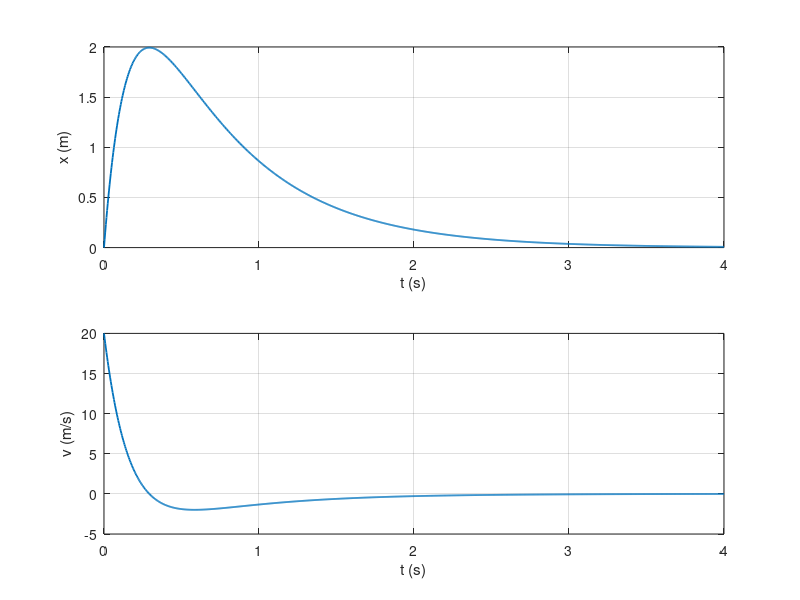

Here is the MATLAB script that generated this plot:
% HW2 13 철도 완충장치 변위와 속도
% 원문 조건과 정정 사항은 README.md 참고.
results=struct();
t=linspace(0,4,1001); x=4.219*(exp(-1.58*t)-exp(-6.32*t));
v=26.67*exp(-6.32*t)-6.67*exp(-1.58*t);
dx=4.219*(-1.58*exp(-1.58*t)+6.32*exp(-6.32*t));
figure; subplot(2,1,1); plot(t,x,'LineWidth',1.3); grid on; xlabel('t (s)'); ylabel('x (m)');
subplot(2,1,2); plot(t,v,'LineWidth',1.3); grid on; xlabel('t (s)'); ylabel('v (m/s)');
[xm,idx]=max(x); results.maximum_x_m=xm; results.sample_peak_time_s=t(idx);
results.max_printed_derivative_difference=max(abs(v-dx));
assert(x(1)==0 && abs(v(1)-20)<1e-12);
assert(results.max_printed_derivative_difference<0.01);
